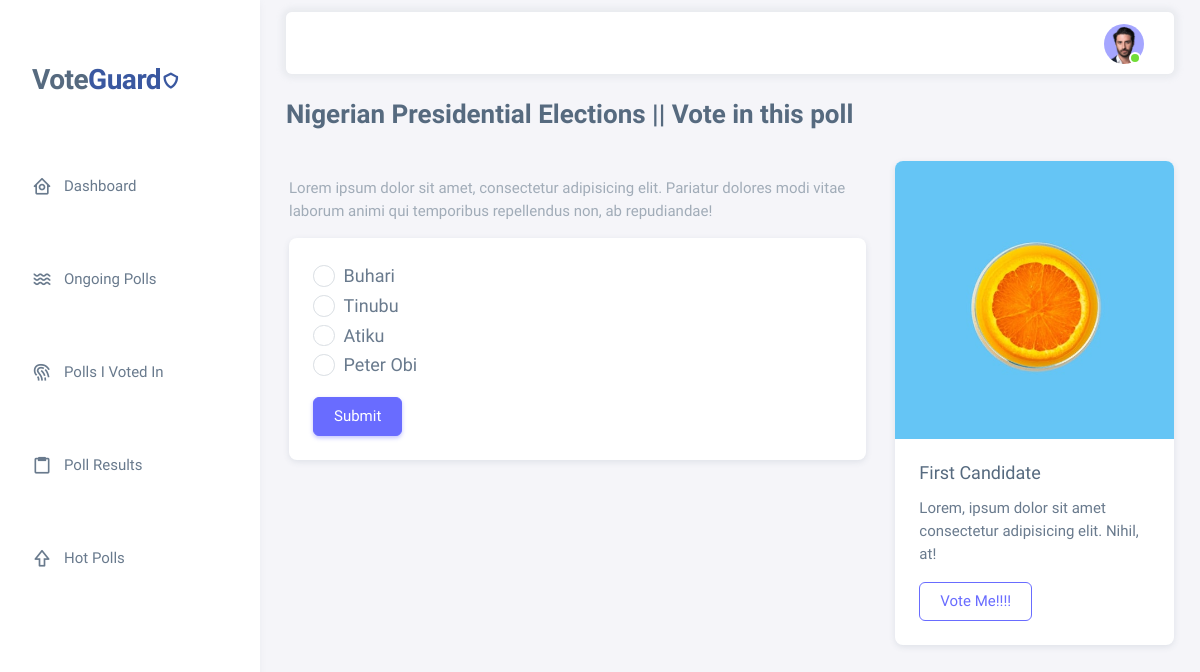
The app's page /poll-detail/1 (signed in) with its own data.
### core/models.py (models this page shows, shortened)
class Poll(models.Model):
    owner = models.ForeignKey(User, on_delete=models.CASCADE)
    title = models.CharField(max_length=300)
    pub_date = models.DateTimeField(default=timezone.now)
    active = models.BooleanField(default=True)
    created_at = models.DateTimeField(auto_now_add=True)
    about = models.TextField(null=True)
    image = models.FileField(upload_to="poll_images", null=True)

class Choice(models.Model):
    poll = models.ForeignKey(Poll, on_delete=models.CASCADE)
    choice_text = models.CharField(max_length=255)
    created_at = models.DateTimeField(auto_now_add=True)
    updated_at = models.DateTimeField(auto_now=True)

### core/views.py (the view)
# urls.py: path('poll-detail/<int:poll_id>', views.poll_detail, name='detail'),
@login_required
def poll_detail(request, poll_id):
    poll = get_object_or_404(Poll, id=poll_id)
    if not poll.active:
        return render(request, 'polls/poll_result.html', {'poll': poll})
    loop_count = poll.choice_set.count()
    context = {
        'poll': poll,
        'loop_time': range(0, loop_count),
    }
    return render(request, 'poll_detail.html', context)

### templates/poll_detail.html (shortened to what this page needs)
{% load static %}
<!DOCTYPE html>
<html
  lang="en"
  class="light-style layout-menu-fixed"
  dir="ltr"
  data-theme="theme-default"
  data-assets-path="resources/"
  data-template="vertical-menu-template-free"
>
  <head>
    <link rel="stylesheet" href="{% static 'resources/vendor/fonts/boxicons.css' %}" />
    <link rel="stylesheet" href="{% static 'resources/vendor/css/core.css' %}" class="template-customizer-core-css" />
    <link rel="stylesheet" href="{% static 'resources/vendor/css/theme-default.css' %}" class="template-customizer-theme-css" />
    <link rel="stylesheet" href="{% static 'resources/css/demo.css' %}" />
    <link rel="stylesheet" href="{% static 'resources/vendor/libs/perfect-scrollbar/perfect-scrollbar.css' %}" />
    <link rel="stylesheet" href="{% static 'resources/vendor/libs/apex-charts/apex-charts.css' %}" />
  </head>
  <body>
    <div class="layout-wrapper layout-content-navbar">
      <div class="layout-container">
        <aside id="layout-menu" class="layout-menu menu-vertical menu bg-menu-theme">
          <div class="app-brand demo mt-5">
            <a href="index.html" class="app-brand-link app-brand-text demo menu-text fw-bolder">
              <span class="">Vote</span><span class="" style="color: #3A58A0;">Guard<i class="bx bx-shield app-brand-text fw-bolder"></i></span>
            </a>
          </div>
          <ul class="menu-inner py-1 mt-5">
            <li class="menu-item">
              <a href="index.html" class="menu-link mb-5">
                <i class="menu-icon tf-icons bx bx-home-circle"></i>
                <div data-i18n="Analytics">Dashboard</div>
              </a>
            </li>
            <li class="menu-item">
              <a href="index.html" class="menu-link mb-5">
                <i class="menu-icon tf-icons bx bx-water"></i>
                <div data-i18n="Analytics">Ongoing Polls</div>
              </a>
            </li>
            <li class="menu-item">
              <a href="index.html" class="menu-link mb-5">
                <i class="menu-icon tf-icons bx bx-fingerprint"></i>
                <div data-i18n="Analytics">Polls I Voted In</div>
              </a>
            </li>
            <li class="menu-item">
              <a href="index.html" class="menu-link mb-5">
                <i class="menu-icon tf-icons bx bx-clipboard"></i>
                <div data-i18n="Analytics">Poll Results</div>
              </a>
            </li>
            <li class="menu-item">
              <a href="index.html" class="menu-link mb-5">
                <i class="menu-icon tf-icons bx bx-upvote"></i>
                <div data-i18n="Analytics">Hot Polls</div>
              </a>
            </li>
          </ul>
        </aside>
        <div class="layout-page">
          <nav
            class="layout-navbar container-xxl navbar navbar-expand-xl navbar-detached align-items-center bg-navbar-theme"
            id="layout-navbar"
          >
            <div class="navbar-nav-right d-flex align-items-center" id="navbar-collapse">
              <ul class="navbar-nav flex-row align-items-center ms-auto">
                <li class="nav-item navbar-dropdown dropdown-user dropdown">
                  <a class="nav-link dropdown-toggle hide-arrow" href="javascript:void(0);" data-bs-toggle="dropdown">
                    <div class="avatar avatar-online">
                      <img src="{% static 'resources/img/avatars/1.png' %}" alt class="w-px-40 h-auto rounded-circle" />
                    </div>
                  </a>
                </li>
              </ul>
            </div>
          </nav>
          <div class="content-wrapper">
            <div class="container-xxl flex-grow-1 container-p-y">
              <div class="row gy-3">
                  <h3 class="fw-bold">{{poll.title}} || Vote in this poll</h3>
                  <div class="col-md-6 col-lg-8 mb-3 p-3">
                    <p class="text-muted">
                      Lorem ipsum dolor sit amet, consectetur adipisicing elit. Pariatur dolores modi vitae laborum animi qui temporibus repellendus non, ab repudiandae!
                    </p>
                    <div class="card">
                      <div class="card-body">
                        <form action="{% url 'poll-result' poll.id %}" method="post" class="">
                          {% for choice in poll.choice_set.all %}
                          <div class="form-check" style="font-size: larger;">
                            <input name="default-radio-1" class="form-check-input" type="radio" value="" id="choice{{forloop.counter}}" value="{{choice.id}}">
                            <label class="form-check-label" for="choice{{forloop.counter}}"> {{choice.choice_text}} </label>
                          </div>
                          {% endfor %}
                          <button type="submit" class="btn btn-primary mt-3">Submit</button>
                        </form>
                      </div>
                    </div>
                  </div>
                  <div class="col-md-6 col-lg-4 mb-3">
                      <div class="card h-100">
                        <img class="card-img-top" src="{% static 'resources/img/elements/2.jpg' %}" alt="Card image cap">
                        <div class="card-body">
                          <h5 class="card-title">First Candidate</h5>
                          <p class="card-text">
                            Lorem, ipsum dolor sit amet consectetur adipisicing elit. Nihil, at!
                          </p>
                          <a href="javascript:void(0)" class="btn btn-outline-primary">Vote Me!!!!</a>
                        </div>
                      </div>
                  </div>
              </div>
            </div>
          </div>
        </div>
      </div>
    </div>
  </body>
</html>

### static/resources/css/demo.css (style rules this page uses)
.menu .app-brand.demo { height: 64px; margin-top: 12px; }
.app-brand-text.demo { font-size: 1.75rem; letter-spacing: -0.5px; }

### records on screen
Poll: title "Nigerian Presidential Elections"
Choice: choice_text "Buhari"
Choice: choice_text "Tinubu"
Choice: choice_text "Atiku"
Choice: choice_text "Peter Obi"
